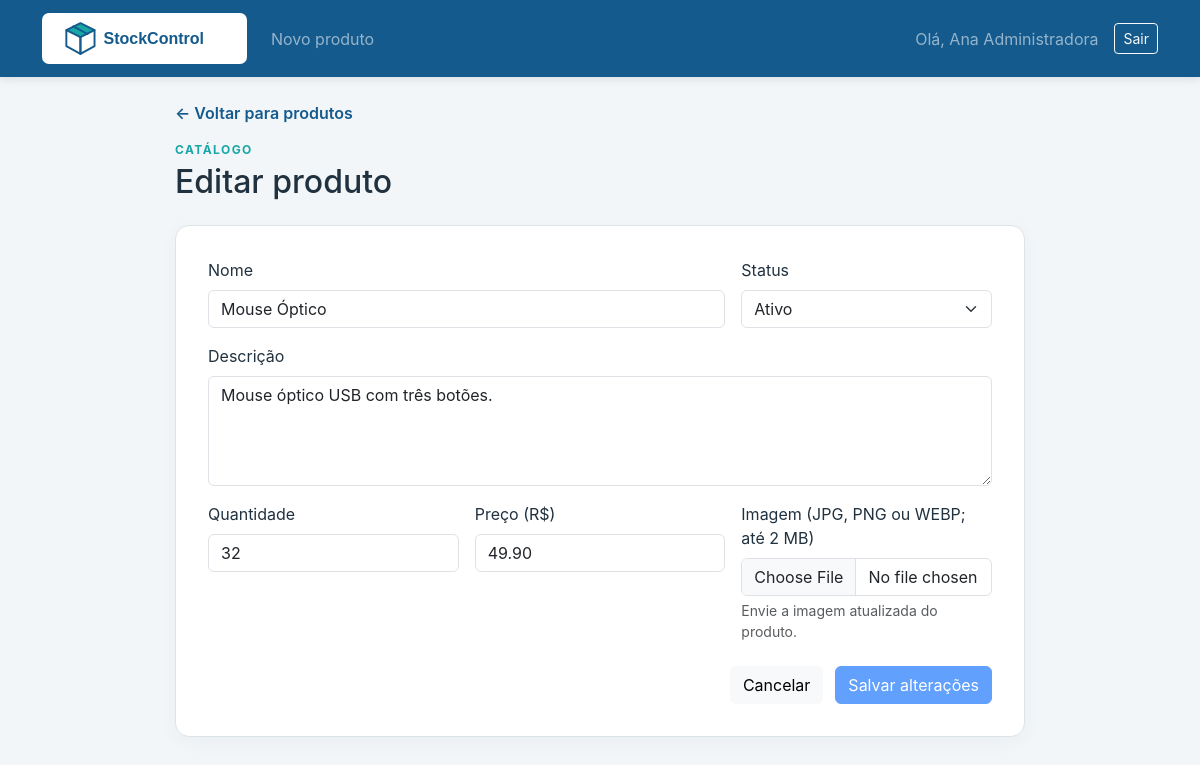
Screenshot of /pages/produto_editar.php?id=2 (signed in) with the database file from the repository.
### tables this page shows
CREATE TABLE IF NOT EXISTS produtos (
  id BIGINT UNSIGNED NOT NULL AUTO_INCREMENT,
  nome VARCHAR(160) NOT NULL,
  descricao TEXT NOT NULL,
  quantidade INT UNSIGNED NOT NULL DEFAULT 0,
  preco DECIMAL(10,2) UNSIGNED NOT NULL,
  status ENUM('ativo', 'inativo') NOT NULL DEFAULT 'ativo',
  imagem VARCHAR(255) NULL,
  criado_em DATETIME NOT NULL DEFAULT CURRENT_TIMESTAMP,
  excluido_em DATETIME NULL DEFAULT NULL,
  PRIMARY KEY (id),
  KEY idx_produtos_status_nome (status, nome),
  KEY idx_produtos_excluido_em (excluido_em)
);

### includes/functions.php (called while the page is built, shortened)
<?php
function e(mixed $valor): string
{
    return htmlspecialchars((string) $valor, ENT_QUOTES | ENT_SUBSTITUTE, 'UTF-8');
}
function app_url(string $caminho = ''): string
{
    return APP_BASE_URL . ($caminho !== '' ? '/' . ltrim($caminho, '/') : '');
}

### pages/produto_editar.php (the view, shortened to what this page needs)
<?php
require_once dirname(__DIR__) . '/config/bootstrap.php';
$id = filter_input(INPUT_GET, 'id', FILTER_VALIDATE_INT);
$consulta = $pdo->prepare('SELECT * FROM produtos WHERE id = :id AND excluido_em IS NULL LIMIT 1');
$consulta->execute(['id' => $id]);
$produto = $consulta->fetch();
$valores = ['nome' => $produto['nome'], 'descricao' => $produto['descricao'], 'quantidade' => (string) $produto['quantidade'], 'preco' => (string) $produto['preco'], 'status' => $produto['status']];
require dirname(__DIR__) . '/includes/header.php';
?>
<div class="form-page-heading"><a class="back-link" href="<?= e(app_url('pages/produtos.php')) ?>">← Voltar para produtos</a><p class="eyebrow mt-3 mb-1">CATÁLOGO</p><h1 class="h2">Editar produto</h1></div>
<form id="formProduto" class="form-card" method="post" enctype="multipart/form-data" novalidate>
    <div class="row g-3">
        <div class="col-md-8"><label class="form-label" for="nome">Nome</label><input class="form-control" id="nome" name="nome" maxlength="160" required value="<?= e($valores['nome']) ?>"></div>
        <div class="col-md-4"><label class="form-label" for="status">Status</label><select class="form-select" id="status" name="status" required><option value="ativo" <?= $valores['status'] === 'ativo' ? 'selected' : '' ?>>Ativo</option><option value="inativo" <?= $valores['status'] === 'inativo' ? 'selected' : '' ?>>Inativo</option></select></div>
        <div class="col-12"><label class="form-label" for="descricao">Descrição</label><textarea class="form-control" id="descricao" name="descricao" rows="4" required><?= e($valores['descricao']) ?></textarea></div>
        <div class="col-md-4"><label class="form-label" for="quantidade">Quantidade</label><input class="form-control" id="quantidade" name="quantidade" type="number" min="0" step="1" required value="<?= e($valores['quantidade']) ?>"></div>
        <div class="col-md-4"><label class="form-label" for="preco">Preço (R$)</label><input class="form-control" id="preco" name="preco" type="number" min="0" step="0.01" required value="<?= e($valores['preco']) ?>"></div>
        <div class="col-md-4"><label class="form-label" for="imagem">Imagem (JPG, PNG ou WEBP; até 2 MB)</label><input class="form-control" id="imagem" name="imagem" type="file" accept=".jpg,.jpeg,.png,.webp,image/jpeg,image/png,image/webp" required><div class="form-text">Envie a imagem atualizada do produto.</div></div>
    </div>
    <div class="form-actions"><a class="btn btn-light" href="<?= e(app_url('pages/produtos.php')) ?>">Cancelar</a><button class="btn btn-primary" id="btnSalvarProduto" type="submit" disabled>Salvar alterações</button></div>
</form>
<?php require dirname(__DIR__) . '/includes/footer.php'; ?>

### assets/css/style.css (style rules this page uses)
:root { --sc-primary: #145a8d; --sc-secondary: #18a6a6; --sc-background: #f3f6f8; --sc-text: #20313f; --sc-success: #198754; --sc-error: #dc3545; --sc-warning: #f0ad4e; --sc-border: #dce4e9; }
body { min-height: 100vh; background: var(--sc-background); color: var(--sc-text); font-family: Inter, Arial, sans-serif; }
.btn-primary { --bs-btn-bg: var(--sc-primary); --bs-btn-border-color: var(--sc-primary); --bs-btn-hover-bg: #104a74; --bs-btn-hover-border-color: #104a74; --bs-btn-active-bg: #0d3f63; }
.eyebrow { color: var(--sc-secondary); font-size: .75rem; font-weight: 700; letter-spacing: .12em; }
.product-card, .form-card, .comment-card, .empty-state, .login-card { border: 1px solid var(--sc-border); border-radius: 14px; background: #fff; box-shadow: 0 5px 18px #1d3a4d0b; }
.form-page-heading { max-width: 850px; margin: 0 auto 1.5rem; }
.back-link { color: var(--sc-primary); text-decoration: none; font-weight: 600; }
.form-card { max-width: 850px; margin: 0 auto; padding: clamp(1.25rem, 4vw, 2rem); }
.form-actions { display: flex; justify-content: flex-end; gap: .75rem; margin-top: 1.5rem; }
button:disabled { cursor: not-allowed; }

### rows the page displays
produtos: nome "Mouse Óptico", status "Ativo", descricao "Mouse óptico USB com três botões.", quantidade "32", preco "49.90"

### other values shown
$usuarioNav['nome'] "Ana Administradora"
